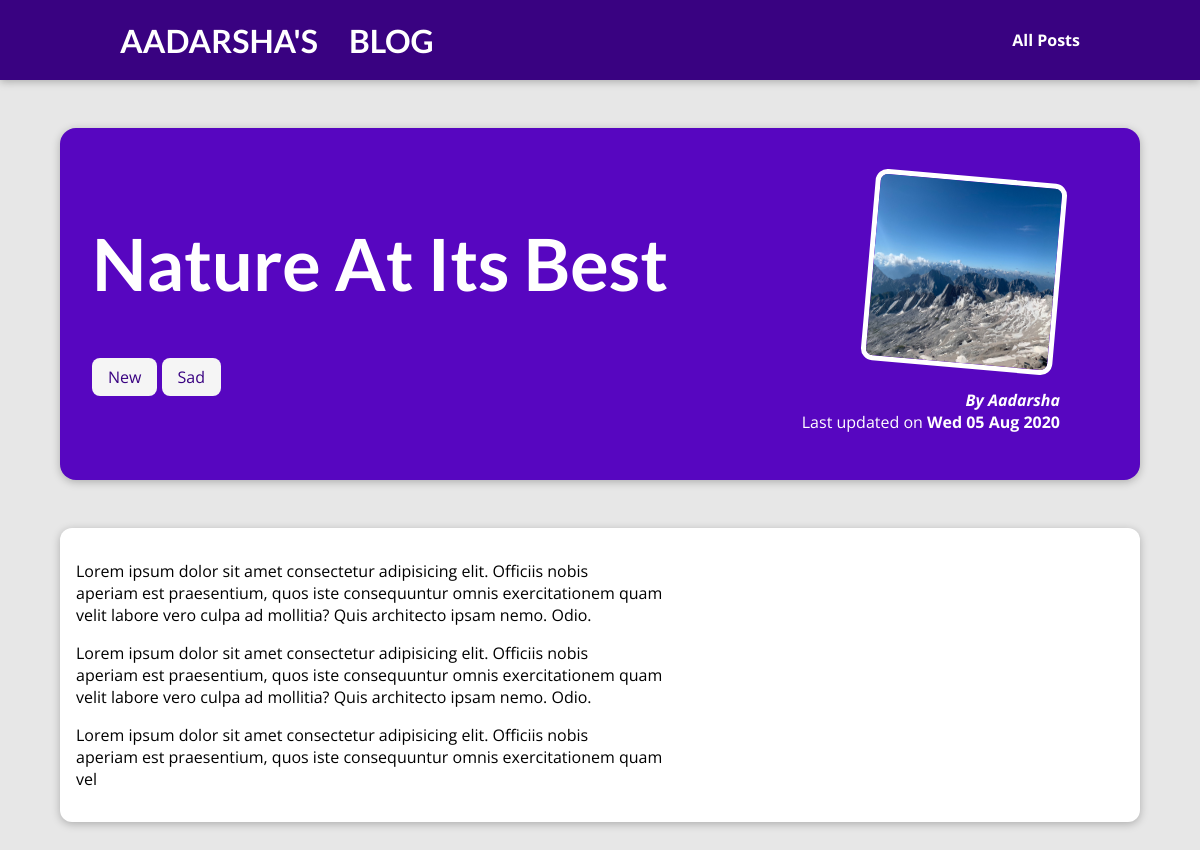
The app's page /posts/into-the-wood with its own data.
### blog/models.py (models this page shows, shortened)
class Post(models.Model):
    title=models.CharField(max_length=50)
    slug=models.SlugField(default="",null=True,unique=True)
    date =models.DateField()
    image=models.ImageField(upload_to="Posts",null=True)
    excerpt=models.CharField(default="",null=True,max_length=300)
    content=models.TextField(1000)
    author=models.ForeignKey(Author,default="unknown",on_delete=models.SET_DEFAULT)
    tag=models.ManyToManyField(Tag)

class Tag(models.Model):
    caption=models.CharField(max_length=20)

class Author(models.Model):
    first_name=models.CharField( max_length=50)
    last_name= models.CharField(max_length=50)
    email  =  models.EmailField( max_length=254)
    def __str__(self):
        return f"{self.first_name}"

### blog/views.py (the view)
# urls.py: path("posts/<slug:slug>",views.post_detail,name="post-detail-page")   # the dynamic link is called slug
def post_detail(request,slug):
    identified_post = get_object_or_404(Post, slug=slug)
    return render(request,"blog/post-detail.html",{
        "post":identified_post
    })

### blog/templates/blog/post-detail.html (shortened to what this page needs)
{% extends "base.html" %}
{% load static %}
{% block css_files%}
<link rel="stylesheet" href="{% static "blog/post-detail.css" %}">
{% endblock css_files%}
{% block contain %}
    <section id="summary">
        <h2>{{post.title}} </h2>
        <div>
            {% for tags in post.tag.all %}
            <span class="tag">{{tags.caption.title}}</span>
            {% endfor %}
        </div>
        <article>
            <img src="{{post.image.url}}" alt="{{post.title}}">
            <address>By <a href="mailto:{{post.author.email}}">{{post.author|title}}</a></address>
            <div>
                Last updated on <time>{{post.date|date:" D d M Y"}}</time>
            </div>
        </article>
    </section>
    <main>
        <p>{{post.content|linebreaks}}</p>
    </main>
{% endblock contain %}

### blog/static/blog/post-detail.css (style rules this page uses)
body { background-color: #e7e7e7; }
#summary { margin: 8rem auto 3rem auto; padding: 2rem; width: 90%; max-width: 90rem; border-radius: 16px; background-color: #5706c0; position: relative; box-shadow: 0 2px 8px rgba(0, 0, 0, 0.25); height: 22rem; }
#summary h2 { color: white; font-size: 4.5rem; }
#summary article { position: absolute; top: 2rem; right: 3rem; padding: 1rem 2rem; border-radius: 12px; text-align: right; color: white; }
#summary article img { width: 12rem; height: 12rem; border-radius: 12px; transform: rotateZ(5deg); border: 5px solid white; margin-bottom: 1rem; }
#summary address { font-weight: bold; }
#summary a { color: white !important; text-decoration:none ; }
#summary time { font-weight: bold; }
main { width : 90%; max-width: 90rem; margin: 3rem auto; background-color: white; padding: 1rem; border-radius: 12px; box-shadow: 0 2px 8px rgba(0, 0, 0, 0.25); }
.tag { background-color: whitesmoke; color: #390281; padding: 0.5rem 1rem; border-radius: 8px; }

### static/app.css (style rules this page uses)
* { box-sizing: border-box; }
html { font-family: 'Open Sans', 'Lato', sans-serif; }
body { margin: 0; }
h1, h2, h3 { font-family: 'Lato', sans-serif; font-weight: bold; }

### records on screen
Post: title "Nature At Its Best", image (picture), author "Aadarsha", date "Wed 05 Aug 2020", content "Lorem ipsum dolor sit amet consectetur adipisicing elit. Officiis nobis aperiam est praesentium, quos iste consequuntur omnis exercitationem quam velit labore vero culpa ad mollitia? Quis architecto ipsam nemo. Odio. Lorem ipsum dolor sit amet consectetur adipisicing elit. Officiis nobis aperiam est praesentium, quos iste consequuntur omnis exercitationem quam velit labore vero culpa ad mollitia? Quis architecto ipsam nemo. Odio. Lorem ipsum dolor sit amet consectetur adipisicing elit. Officiis nobis aperiam est praesentium, quos iste consequuntur omnis exercitationem quam vel"
Tag: caption "New"
Tag: caption "Sad"
